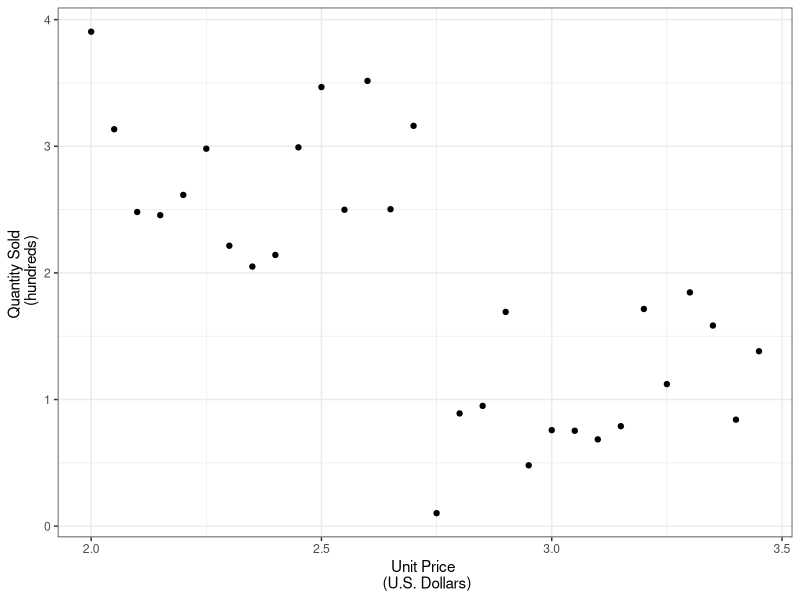
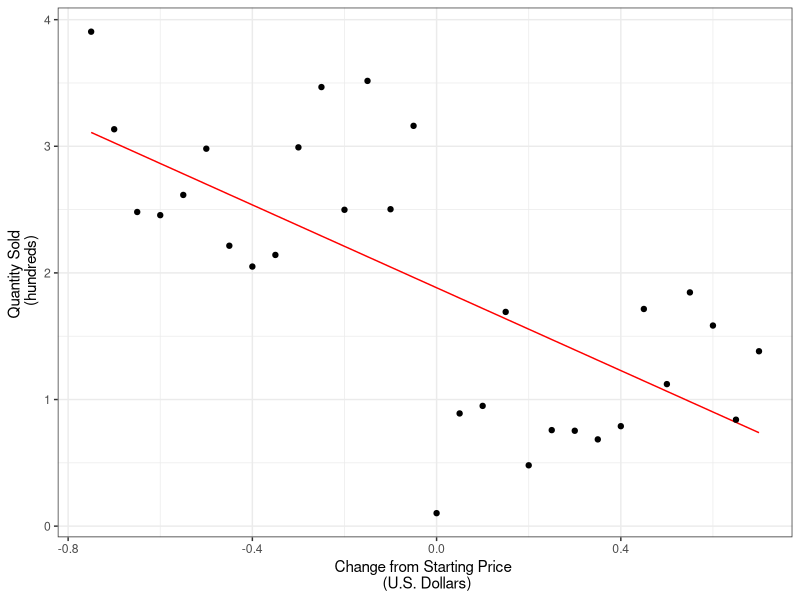

Here is the R script that generated these plots, in order:
## ---- chunk 1

## ---- chunk 2
set.seed(150)

##### Simulate data ---------------
lower.sales <- runif(n = 15, min = 0, max = 2)
upper.sales <- runif(n = 15, min = 2, max = 4)

df <- data.frame(
  Quantity = append(upper.sales, lower.sales),
  Price = seq(2, 3.45, .05)
)
## ---- chunk 3
library(ggplot2)
theme_set(theme_bw())

p <- ggplot() +
  geom_point(aes(x = Price, y = Quantity), df) +
  labs(
    x = "Unit Price \n (U.S. Dollars)",
    y = "Quantity Sold \n (hundreds)"
  ) 
p
## ---- chunk 4
df$Price.c <- df$Price - 2.75 
## ---- chunk 5
### Make model and predictions -----
mod1 <- lm(Quantity ~ Price.c, data = df)
mod1.summ <- summary(mod1)
df$preds <- predict(mod1, df)

### Plot regression line -----
ggplot() +
  geom_line(aes(x = Price.c, y = preds), color = 'red', df) +
  geom_point(aes(x = Price.c, y = Quantity), df) +
    labs(
    x = "Change from Starting Price \n (U.S. Dollars)",
    y = "Quantity Sold \n (hundreds)"
  ) 
## ---- chunk 6
options(scipen=1, digits=3) # number formatting

### Model
summary(mod1) 

### Confidence interval
cints <- confint(mod1, c('(Intercept)', 'Price.c'), level=0.95)
cints
